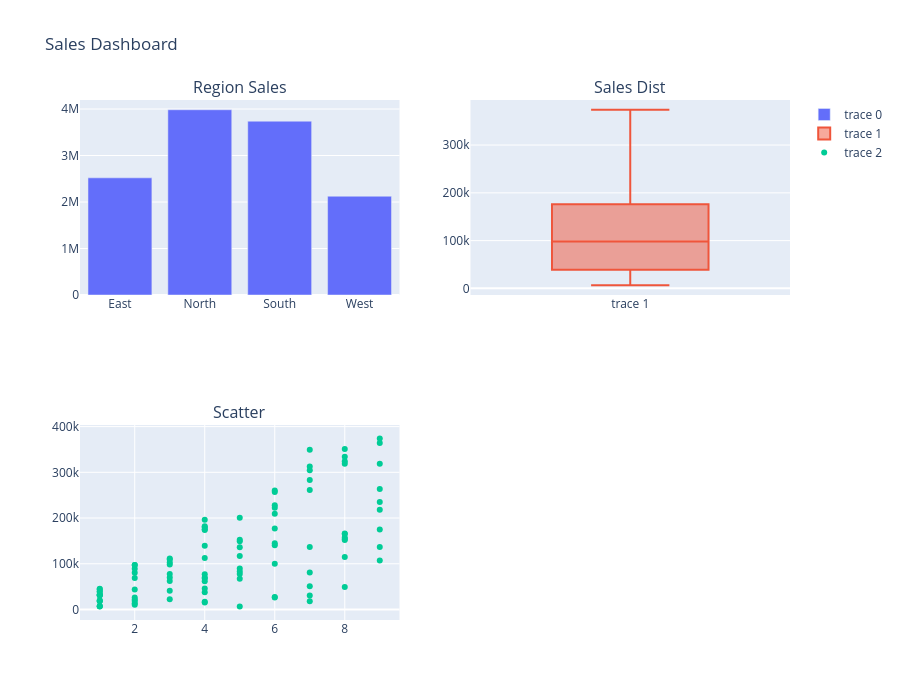

The notebook cell saved with this chart:
### Markdown cell above
# Dashboard Integration

### Code cell
from plotly.subplots import make_subplots
import plotly.graph_objects as go

fig = make_subplots(rows=2, cols=2,
                   subplot_titles=("Region Sales", "Sales Dist",
                                   "Scatter"))

# Add plots
fig.add_trace(go.Bar(x=region_sales['Region'], y=region_sales['Total_Sales']), row=1, col=1)
fig.add_trace(go.Box(y=sales_data['Total_Sales']), row=1, col=2)
fig.add_trace(go.Scatter(x=sales_data['Quantity'], y=sales_data['Total_Sales'], mode='markers'), row=2, col=1)

fig.update_layout(height=700, title="Sales Dashboard")
fig.show()

### Figure 1 — Plotly figure (JSON) as saved in the notebook; plotly's stock layout.template omitted (floating-point values rounded to 4 significant figures)
{"data": [{"x": ["East", "North", "South", "West"], "y": [2519639, 3983635, 3737852, 2123922], "type": "bar", "xaxis": "x", "yaxis": "y"}, {"y": [261100, 61624, 43492, 30895, 318680, 282940, 363870, 50834, 98373, 180092, 49280, 26466, 165240, 16780, 68894, 373932, 67440, 77288, 44045, 333992, 109554, 13426, 263475, 17838, 18382, 77844, 38298, 304465, 45467, 107118, 209400, 67988, 62088, 97204, 26034, 182060, 200885, 154048, 39924, 45976, 20083, 18616, 260100, 173712, 80488, 22064, 176994, 6720, 32297, 175392, 136440, 32524, 144960, 6540, 30387, 111405, 222330, 10544, 77375, 40872, 149200, 157288, 218016, 89620, 312564, 115048, 88974, 102909, 69687, 318762, 139372, 151712, 349510, 70048, 140286, 82980, 18221, 234990, 174825, 196404, 112392, 97538, 350888, 324144, 22365, 81137, 15356, 27468, 228222, 37932, 7148, 152655, 256878, 100002, 136549, 166160, 7647, 135980, 30717, 116880], "type": "box", "xaxis": "x2", "yaxis": "y2"}, {"mode": "markers", "x": [7, 4, 2, 1, 8, 7, 9, 7, 3, 4, 8, 2, 8, 4, 2, 9, 5, 4, 1, 8, 3, 2, 9, 1, 2, 3, 1, 7, 1, 9, 6, 4, 3, 2, 6, 4, 5, 8, 1, 4, 1, 1, 6, 4, 2, 2, 6, 1, 1, 4, 9, 1, 6, 5, 7, 3, 6, 2, 5, 3, 5, 8, 9, 5, 7, 8, 2, 3, 3, 9, 4, 8, 7, 4, 6, 5, 7, 9, 9, 4, 4, 2, 8, 8, 3, 7, 4, 6, 6, 4, 1, 5, 6, 6, 7, 8, 1, 5, 1, 5], "y": [261100, 61624, 43492, 30895, 318680, 282940, 363870, 50834, 98373, 180092, 49280, 26466, 165240, 16780, 68894, 373932, 67440, 77288, 44045, 333992, 109554, 13426, 263475, 17838, 18382, 77844, 38298, 304465, 45467, 107118, 209400, 67988, 62088, 97204, 26034, 182060, 200885, 154048, 39924, 45976, 20083, 18616, 260100, 173712, 80488, 22064, 176994, 6720, 32297, 175392, 136440, 32524, 144960, 6540, 30387, 111405, 222330, 10544, 77375, 40872, 149200, 157288, 218016, 89620, 312564, 115048, 88974, 102909, 69687, 318762, 139372, 151712, 349510, 70048, 140286, 82980, 18221, 234990, 174825, 196404, 112392, 97538, 350888, 324144, 22365, 81137, 15356, 27468, 228222, 37932, 7148, 152655, 256878, 100002, 136549, 166160, 7647, 135980, 30717, 116880], "type": "scatter", "xaxis": "x3", "yaxis": "y3"}], "layout": {"xaxis": {"anchor": "y", "domain": [0.0, 0.45]}, "yaxis": {"anchor": "x", "domain": [0.625, 1.0]}, "xaxis2": {"anchor": "y2", "domain": [0.55, 1.0]}, "yaxis2": {"anchor": "x2", "domain": [0.625, 1.0]}, "xaxis3": {"anchor": "y3", "domain": [0.0, 0.45]}, "yaxis3": {"anchor": "x3", "domain": [0.0, 0.375]}, "xaxis4": {"anchor": "y4", "domain": [0.55, 1.0]}, "yaxis4": {"anchor": "x4", "domain": [0.0, 0.375]}, "annotations": [{"font": {"size": 16}, "showarrow": false, "text": "Region Sales", "x": 0.225, "xanchor": "center", "xref": "paper", "y": 1.0, "yanchor": "bottom", "yref": "paper"}, {"font": {"size": 16}, "showarrow": false, "text": "Sales Dist", "x": 0.775, "xanchor": "center", "xref": "paper", "y": 1.0, "yanchor": "bottom", "yref": "paper"}, {"font": {"size": 16}, "showarrow": false, "text": "Scatter", "x": 0.225, "xanchor": "center", "xref": "paper", "y": 0.375, "yanchor": "bottom", "yref": "paper"}], "height": 700, "title": {"text": "Sales Dashboard"}}}
